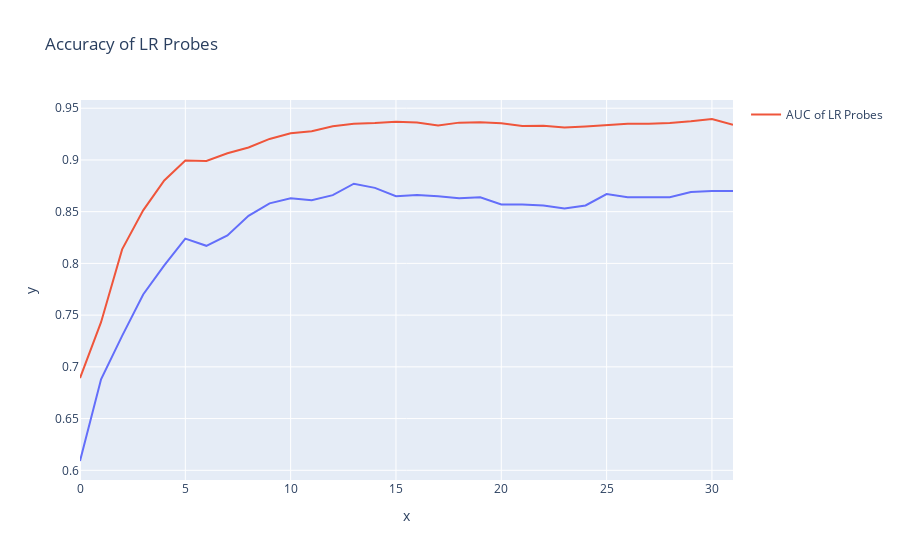

Notebook code for this chart:
### Code cell
fig = px.line(y=accs, title="Accuracy of LR Probes")
fig.add_scatter(y=aucs, name="AUC of LR Probes")
fig.show()

### Figure 1 — Plotly figure (JSON) as saved in the notebook; plotly's stock layout.template omitted (floating-point values rounded to 4 significant figures)
{"data": [{"hovertemplate": "x=%{x}<br>y=%{y}<extra></extra>", "legendgroup": "", "line": {"color": "#636efa", "dash": "solid"}, "marker": {"symbol": "circle"}, "mode": "lines", "name": "", "orientation": "v", "showlegend": false, "type": "scatter", "x": [0, 1, 2, 3, 4, 5, 6, 7, 8, 9, 10, 11, 12, 13, 14, 15, 16, 17, 18, 19, 20, 21, 22, 23, 24, 25, 26, 27, 28, 29, 30, 31], "xaxis": "x", "y": [0.609, 0.688, 0.73, 0.77, 0.798, 0.824, 0.817, 0.827, 0.846, 0.858, 0.863, 0.861, 0.866, 0.877, 0.873, 0.865, 0.866, 0.865, 0.863, 0.864, 0.857, 0.857, 0.856, 0.853, 0.856, 0.867, 0.864, 0.864, 0.864, 0.869, 0.87, 0.87], "yaxis": "y"}, {"name": "AUC of LR Probes", "type": "scatter", "y": [0.6891, 0.7432, 0.8136, 0.8512, 0.8802, 0.8995, 0.8989, 0.9064, 0.912, 0.9203, 0.9259, 0.9277, 0.9326, 0.9349, 0.9356, 0.9369, 0.9362, 0.9333, 0.9361, 0.9365, 0.9354, 0.9328, 0.9331, 0.9314, 0.9323, 0.9335, 0.935, 0.9349, 0.9357, 0.9373, 0.9396, 0.934]}], "layout": {"legend": {"tracegroupgap": 0}, "title": {"text": "Accuracy of LR Probes"}, "xaxis": {"anchor": "y", "domain": [0, 1], "title": {"text": "x"}}, "yaxis": {"anchor": "x", "domain": [0, 1], "title": {"text": "y"}}}}
